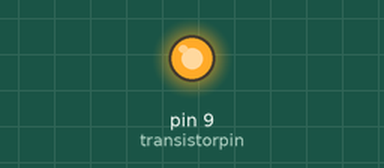
Simulated run of this sketch. Board: Arduino Uno, built with avr-gcc and run on an emulated ATmega328P. On the bench: output pins drawn as LEDs (lit = HIGH).

Above: at 0.1 s.
At 4.1 s:
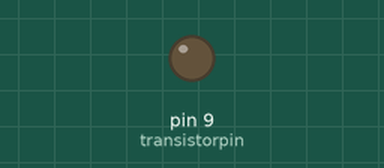
Timing chart, 0 to 5.6 s (numbered marks = the images above):
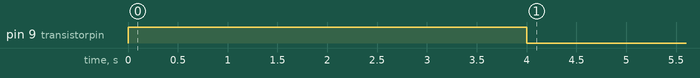

The sketch:

timer_01.ino
```cpp
// timer_01
#include <LowPower.h>
const int transistorpin = 9; // pin 9 aangesloten op MOSFET

void setup() {
   pinMode(transistorpin, OUTPUT);
}

void loop() {
digitalWrite(transistorpin, HIGH);
LowPower.powerDown(SLEEP_4S, ADC_OFF, BOD_OFF); // pin 9 blijft 4 s hoog voor meting
digitalWrite(transistorpin, LOW);
     for (int i = 0; i < 103; i++)
     LowPower.powerDown(SLEEP_8S, ADC_OFF, BOD_OFF); // pin 9 blijft 15 min laag (correctie voor tijdafwijking)
}
```

Measured:
- by itself, pin 9 (transistorpin): LOW → HIGH at 0.00 s, → LOW 4.0 s later
